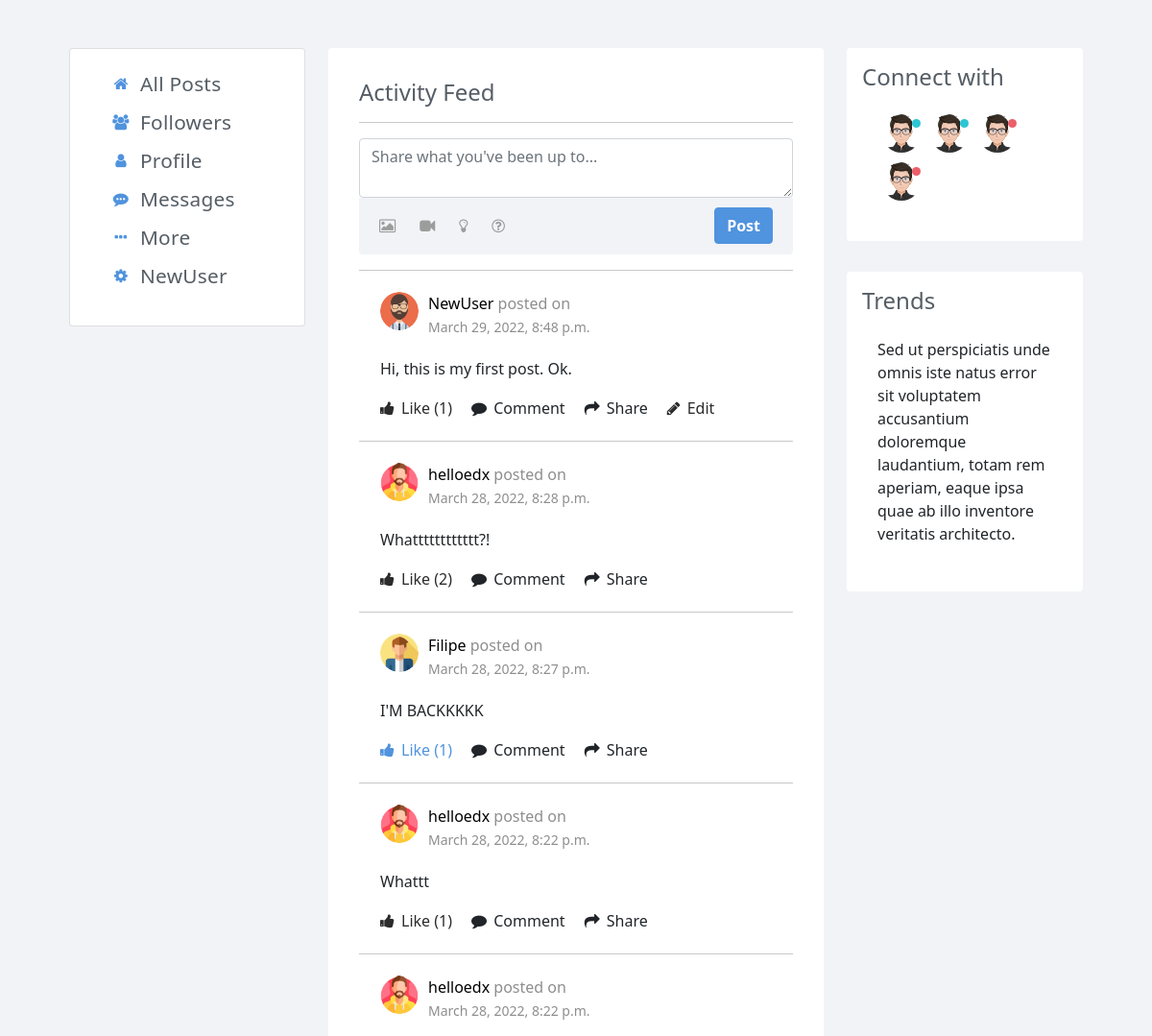
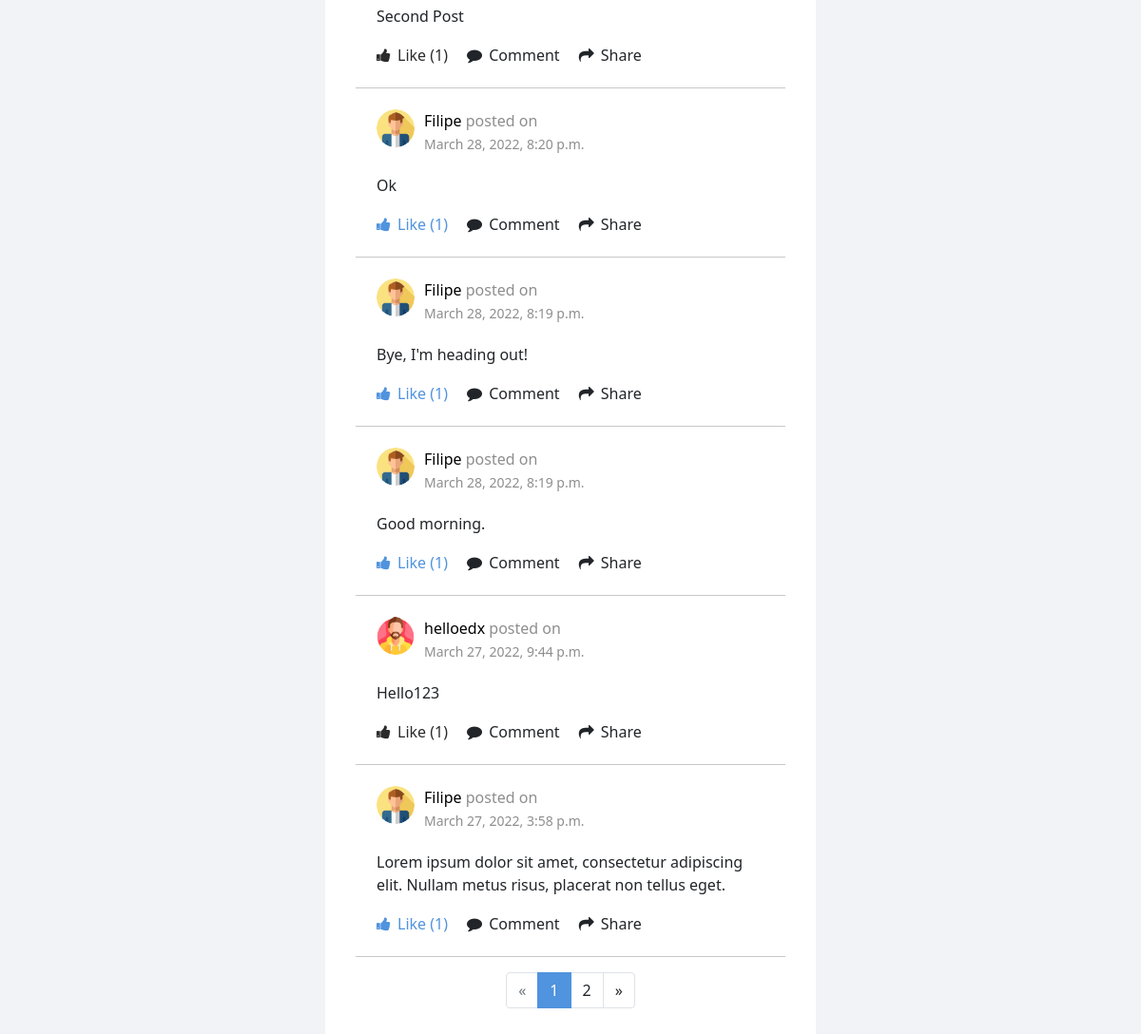
Page / (signed in) on the committed database (2 pictures, top to bottom).
### network/models.py (models this page shows, shortened)
class User(AbstractUser):
    pass

class Post(models.Model):
    user = models.ForeignKey(User, on_delete=models.CASCADE, related_name="user_id")
    content = models.CharField(max_length=300, null=True, blank=True)
    timestamp = models.DateTimeField(auto_now_add=True)

### network/views.py (the view)
# urls.py: path("", views.index, name="index"),
def index(request):
    if request.user.is_authenticated:
        all_posts = Post.objects.all().order_by('-timestamp')
        user_liked_posts = Like.objects.filter(
            user_id=request.user.id).values_list('post_id', flat=True)
        post_num_like = {}
        if len(all_posts) > 0:
            for post in all_posts:
                post_num_like.update({post.id: Like.objects.filter(
            post=post.id).count()})
        paginator = Paginator(all_posts, 10)
        page_number = request.GET.get('page', 1)
        pages = paginator.get_page(page_number)
        return render(request, "network/index.html",{
            "user_liked_posts": user_liked_posts,
            "post_num_likes": post_num_like,
            "posts_pages": pages
        })
    else:
        return HttpResponseRedirect(reverse("login"))

### network/templatetags/custom_tags.py (called while the page is built)
@register.filter(name='lookup')
def lookup(value, arg):
    return value[arg]

### network/templates/network/index.html (shortened to what this page needs)
{% extends "network/layout.html" %}
{% load static  %}
{% load custom_tags%}
{% block body %}
<div class="page-inner no-page-title" id="index_page">
    <div id="main-wrapper">
        <div class="row">
            <div class="col-lg-5 col-xl-3">
                <div class="card mb-3">
                    <div class="card-body">
                        <ul class="nav-main" id="navbar">
                            <li class="nav-main-item">
                                <a class="nav-main-link" href="{% url 'index' %}">
                                    <i class="nav-main-link-icon fa fa-home"></i>
                                    <span class="nav-main-link-name">All Posts</span>
                                </a>
                            </li>
                            <li class="nav-main-item">
                                <a class="nav-main-link" href="{% url 'following' %}">
                                    <i class="nav-main-link-icon fa fa-users"></i>
                                    <span class="nav-main-link-name">Followers</span>
                                </a>
                            </li>
                            <li class="nav-main-item">
                                <a class="nav-main-link" href="{% url 'profile' user%}">
                                    <i class="nav-main-link-icon fa fa-user"></i>
                                    <span class="nav-main-link-name">Profile</span>
                                </a>
                            </li>
                            <li class="nav-main-item">
                                <a class="nav-main-link" href="">
                                    <i class="nav-main-link-icon fa fa-commenting"></i>
                                    <span class="nav-main-link-name">Messages</span>
                                </a>
                            </li>
                            <li class="nav-main-item">
                                <a class="nav-main-link" href="#">
                                    <i class="nav-main-link-icon fa fa-ellipsis-h"></i>
                                    <span class="nav-main-link-name">More</span>
                                </a>
                            </li>
                             <li class="nav-main-item" type="button" id="dropdownMenu2" data-bs-toggle="dropdown" aria-expanded="false">
                                <a class="nav-main-link" href="#">
                                    <i class="nav-main-link-icon fa fa-cog"></i>
                                    <span class="nav-main-link-name">{{ user.username }}</span>
                                </a>
                            </li>
                        </ul>
                    </div>
                </div>
            </div>
            <div class="col-lg-7 col-xl-6">
                <div class="card card-white grid-margin">
                    <div class="card-body">
                        <h4>Activity Feed</h4>
                        <hr>
                        <form data-id="{{user.id}}" data-user="{{user.username}}" method="post" class="panel-activity__status">
                            <textarea name="content" id="content" placeholder="Share what you've been up to..." class="form-control"></textarea>
                            <div class="actions">
                                <div class="btn-group">
                                    <button type="button" class="btn-link" title="" data-toggle="tooltip" data-original-title="Post an Image">
                                        <i class="fa fa-image"></i>
                                    </button>
                                    <button type="button" class="btn-link" title="" data-toggle="tooltip" data-original-title="Post an Video">
                                        <i class="fa fa-video-camera"></i>
                                    </button>
                                    <button type="button" class="btn-link" title="" data-toggle="tooltip" data-original-title="Post an Idea">
                                        <i class="fa fa-lightbulb-o"></i>
                                    </button>
                                    <button type="button" class="btn-link" title="" data-toggle="tooltip" data-original-title="Post an Question">
                                        <i class="fa fa-question-circle-o"></i>
                                    </button>
                                </div>
                                <button type="submit" data-id="{{user.id}}" id="btn_submit" class="btn btn-blue">
                                    Post
                                </button>
                            </div>
                        </form>
                        <div class="profile-timeline">
                            <ul class="list-unstyled">
                                {% for post in posts_pages %}
                                <li class="timeline-item" id="post_{{post.id}}">
                                    <div class="card card-white card-no-padding">
                                        <div class="card-body">
                                            <div class="timeline-item-header">
                                                <img src="{% static 'network/img/user-'%}{{ post.user }}.png">
                                                <p><a class="a_user" href="{% url 'profile' post.user %}">{{post.user}} </a><span>posted on</span></p>
                                                <small>{{post.timestamp}}</small>
                                            </div>
                                            <div class="timeline-item-post">
                                                <p>{{post.content}}</p>
                                                <div class="timeline-options">
                                                    {% if post.id in user_liked_posts%}
                                                        <a class="like_btn active" id="{{post.id}}"><i class="fa fa-thumbs-up"></i> Like <span id="likes_{{post.id}}">({{post_num_likes|lookup:post.id}})</span></a>
                                                    {% else %}
                                                        <a class="like_btn" id="{{post.id}}"><i class="fa fa-thumbs-up"></i> Like <span id="likes_{{post.id}}">({{post_num_likes|lookup:post.id}})</span></a>
                                                    {% endif %}
                                                    <a><i class="fa fa-comment"></i> Comment</a>
                                                    <a><i class="fa fa-share"></i> Share</a>
                                                    {% if post.user.id == user.id%}
                                                    <a class="edit_btn" data-id="{{post.id}}"><i class="fa fa-pencil"></i> Edit</a>
                                                    {% endif %}
                                                </div>
                                            </div>
                                        </div>
                                    </div>
                                </li>
                                <hr style="margin-bottom: 0px;margin-top: 0px;">
                                {% endfor %}
                            </ul>
                        </div>
                        {% if posts_pages.has_other_pages %}
                            <ul class="pagination justify-content-center">
                        {% if posts_pages.has_previous %}
                            <li class="page-item"><a class="page-link" href="?page={{ posts_pages.previous_page_number }}">«</a></li>
                        {% else %}
                            <li class="page-item disabled"><a class="page-link"><span>«</span></a></li>
                        {% endif %}
                        {% for i in posts_pages.paginator.page_range %}
                            {% if posts_pages.number == i %}
                            <li class="page-item active"><a class="page-link">{{ i }} <span class="page-link sr-only">(current)</span></a></li>
                            {% else %}
                            <li class="page-item"><a class="page-link" href="?page={{ i }}">{{ i }}</a></li>
                            {% endif %}
                        {% endfor %}
                        {% if posts_pages.has_next %}
                            <li class="page-item"><a class="page-link" href="?page={{ posts_pages.next_page_number }}">»</a></li>
                        {% else %}
                            <li class="page-item disabled"><a class="page-link"><span>»</span></a></li>
                        {% endif %}
                            </ul>
                        {% endif %}
                    </div>
                </div>
            </div>
            <div class="col-lg-12 col-xl-3">
                <div class="card card-white grid-margin">
                    <div class="card-heading clearfix">
                        <h4 class="card-title">Connect with</h4>
                    </div>
                    <div class="card-body">
                        <div class="team">
                            <div class="team-member">
                                <div class="online on"></div>
                                <img src="{% static 'network/img/'%}avatar7.png" alt="" />
                            </div>
                            <div class="team-member">
                                <div class="online on"></div>
                                <img src="{% static 'network/img/'%}avatar7.png" alt="" />
                            </div>
                            <div class="team-member">
                                <div class="online off"></div>
                                <img src="{% static 'network/img/'%}avatar7.png" alt="" />
                            </div>
                            <div class="team-member">
                                <div class="online off"></div>
                                <img src="{% static 'network/img/'%}avatar7.png" alt="" />
                            </div>
                        </div>
                    </div>
                </div>
                    <div class="card card-white">
                        <div class="card-heading clearfix">
                            <h4 class="card-title">Trends</h4>
                        </div>
                        <div class="card-body">
                            <p>Sed ut perspiciatis unde omnis iste natus error sit voluptatem accusantium doloremque laudantium, totam rem aperiam, eaque ipsa quae ab illo inventore veritatis architecto.</p>
                        </div>
                    </div>
                </div>
            </div>
        </div>
    </div>
</div>
{% endblock %}

### rows in the picture
User: username "NewUser"
Post: user (picture), user "NewUser", timestamp "March 29, 2022, 8:48 p.m.", content "Hi, this is my first post. Ok.", id "1"
Post: user (picture), user "helloedx", timestamp "March 28, 2022, 8:28 p.m.", content "Whatttttttttttt?!", id "2"
Post: user (picture), user "Filipe", timestamp "March 28, 2022, 8:27 p.m.", content "I'M BACKKKKK", id "1"
Post: user (picture), user "helloedx", timestamp "March 28, 2022, 8:22 p.m.", content "Whattt", id "1"
Post: user (picture), user "helloedx", timestamp "March 28, 2022, 8:22 p.m.", content "Second Post", id "1"
Post: user (picture), user "Filipe", timestamp "March 28, 2022, 8:20 p.m.", content "Ok", id "1"
Post: user (picture), user "Filipe", timestamp "March 28, 2022, 8:19 p.m.", content "Bye, I'm heading out!", id "1"
Post: user (picture), user "Filipe", timestamp "March 28, 2022, 8:19 p.m.", content "Good morning.", id "1"
Post: user (picture), user "helloedx", timestamp "March 27, 2022, 9:44 p.m.", content "Hello123", id "1"
Post: user (picture), user "Filipe", timestamp "March 27, 2022, 3:58 p.m.", content "Lorem ipsum dolor sit amet, consectetur adipiscing elit. Nullam metus risus, placerat non tellus eget.", id "1"

### other values in the picture
{{ i }} "1"
{{ i }} "2"
